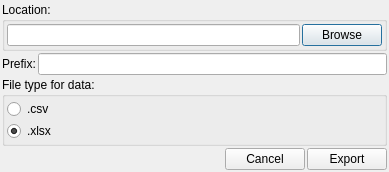
<?xml version="1.0" encoding="UTF-8"?>
<ui version="4.0">
 <class>Export</class>
 <widget class="QDialog" name="Export">
  <property name="geometry">
   <rect>
    <x>0</x>
    <y>0</y>
    <width>389</width>
    <height>168</height>
   </rect>
  </property>
  <property name="windowTitle">
   <string>Export</string>
  </property>
  <layout class="QVBoxLayout" name="verticalLayout_2">
   <property name="spacing">
    <number>2</number>
   </property>
   <property name="leftMargin">
    <number>2</number>
   </property>
   <property name="topMargin">
    <number>2</number>
   </property>
   <property name="rightMargin">
    <number>2</number>
   </property>
   <property name="bottomMargin">
    <number>2</number>
   </property>
   <item>
    <widget class="QGroupBox" name="groupBox">
     <property name="title">
      <string>Location:</string>
     </property>
     <layout class="QHBoxLayout" name="horizontalLayout">
      <property name="spacing">
       <number>2</number>
      </property>
      <property name="leftMargin">
       <number>2</number>
      </property>
      <property name="topMargin">
       <number>2</number>
      </property>
      <property name="rightMargin">
       <number>2</number>
      </property>
      <property name="bottomMargin">
       <number>2</number>
      </property>
      <item>
       <widget class="QLineEdit" name="locationLineEdit"/>
      </item>
      <item>
       <widget class="QPushButton" name="locationSearch">
        <property name="text">
         <string>Browse</string>
        </property>
       </widget>
      </item>
     </layout>
    </widget>
   </item>
   <item>
    <layout class="QHBoxLayout" name="horizontalLayout_4">
     <item>
      <widget class="QLabel" name="label">
       <property name="text">
        <string>Prefix:</string>
       </property>
      </widget>
     </item>
     <item>
      <widget class="QLineEdit" name="prefix"/>
     </item>
    </layout>
   </item>
   <item>
    <layout class="QHBoxLayout" name="horizontalLayout_2">
     <property name="spacing">
      <number>2</number>
     </property>
     <item>
      <widget class="QGroupBox" name="groupDataFormat">
       <property name="title">
        <string>File type for data:</string>
       </property>
       <layout class="QVBoxLayout" name="verticalLayout">
        <property name="spacing">
         <number>2</number>
        </property>
        <property name="leftMargin">
         <number>2</number>
        </property>
        <property name="topMargin">
         <number>2</number>
        </property>
        <property name="rightMargin">
         <number>2</number>
        </property>
        <property name="bottomMargin">
         <number>2</number>
        </property>
        <item>
         <widget class="QRadioButton" name="csv">
          <property name="text">
           <string>.csv</string>
          </property>
          <property name="checked">
           <bool>false</bool>
          </property>
         </widget>
        </item>
        <item>
         <widget class="QRadioButton" name="xlsx">
          <property name="text">
           <string>.xlsx</string>
          </property>
          <property name="checked">
           <bool>true</bool>
          </property>
         </widget>
        </item>
        <item>
         <spacer name="verticalSpacer">
          <property name="orientation">
           <enum>Qt::Vertical</enum>
          </property>
          <property name="sizeHint" stdset="0">
           <size>
            <width>20</width>
            <height>40</height>
           </size>
          </property>
         </spacer>
        </item>
       </layout>
      </widget>
     </item>
    </layout>
   </item>
   <item>
    <layout class="QHBoxLayout" name="horizontalLayout_3">
     <property name="spacing">
      <number>2</number>
     </property>
     <item>
      <spacer name="horizontalSpacer">
       <property name="orientation">
        <enum>Qt::Horizontal</enum>
       </property>
       <property name="sizeHint" stdset="0">
        <size>
         <width>40</width>
         <height>20</height>
        </size>
       </property>
      </spacer>
     </item>
     <item>
      <widget class="QPushButton" name="cancel">
       <property name="text">
        <string>Cancel</string>
       </property>
      </widget>
     </item>
     <item>
      <widget class="QPushButton" name="save">
       <property name="text">
        <string>Export</string>
       </property>
      </widget>
     </item>
    </layout>
   </item>
  </layout>
 </widget>
 <resources/>
 <connections>
  <connection>
   <sender>cancel</sender>
   <signal>clicked()</signal>
   <receiver>Export</receiver>
   <slot>reject()</slot>
   <hints>
    <hint type="sourcelabel">
     <x>198</x>
     <y>122</y>
    </hint>
    <hint type="destinationlabel">
     <x>159</x>
     <y>68</y>
    </hint>
   </hints>
  </connection>
 </connections>
</ui>
